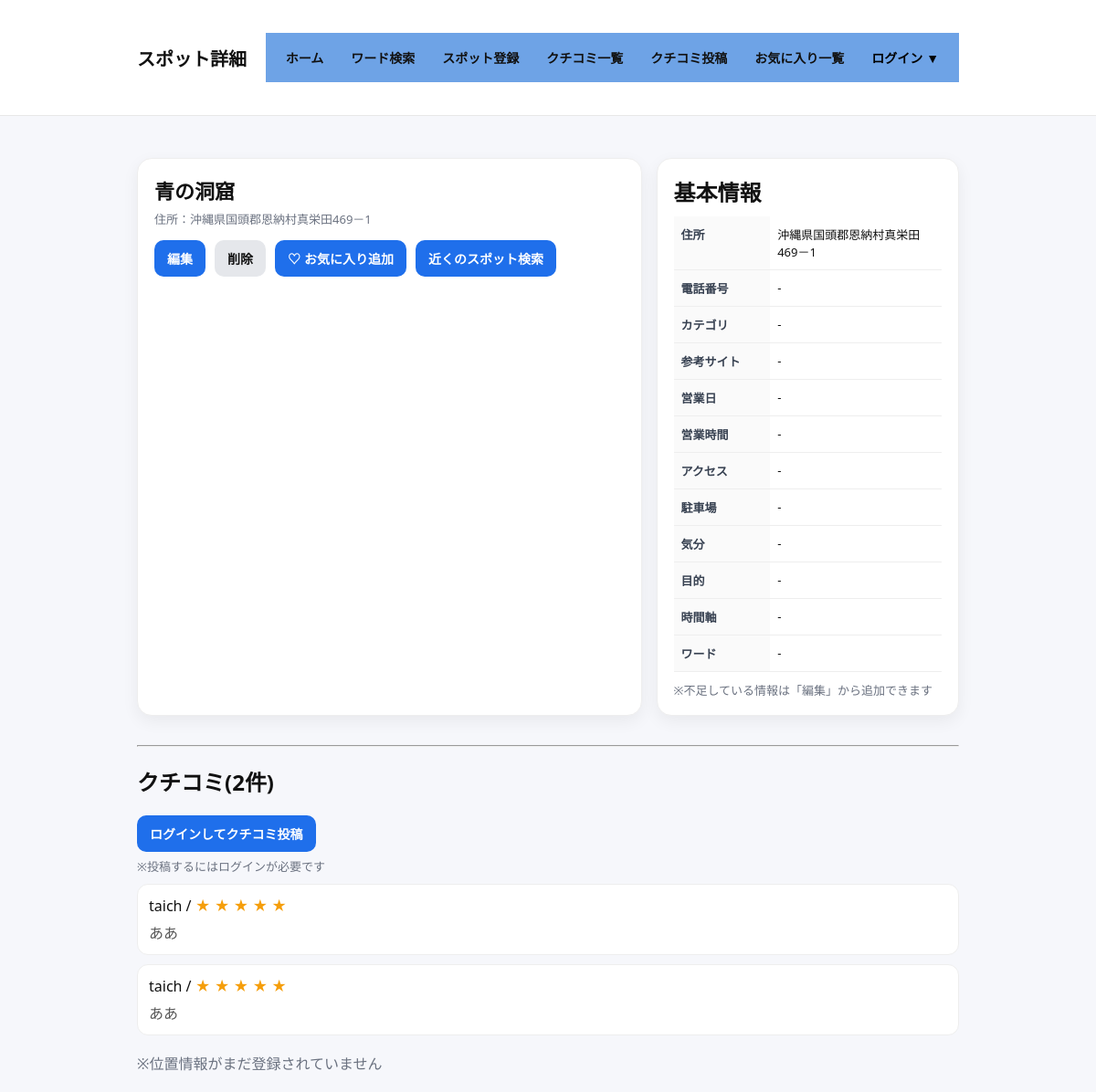
Page /spots/2/ on the earlier database version.
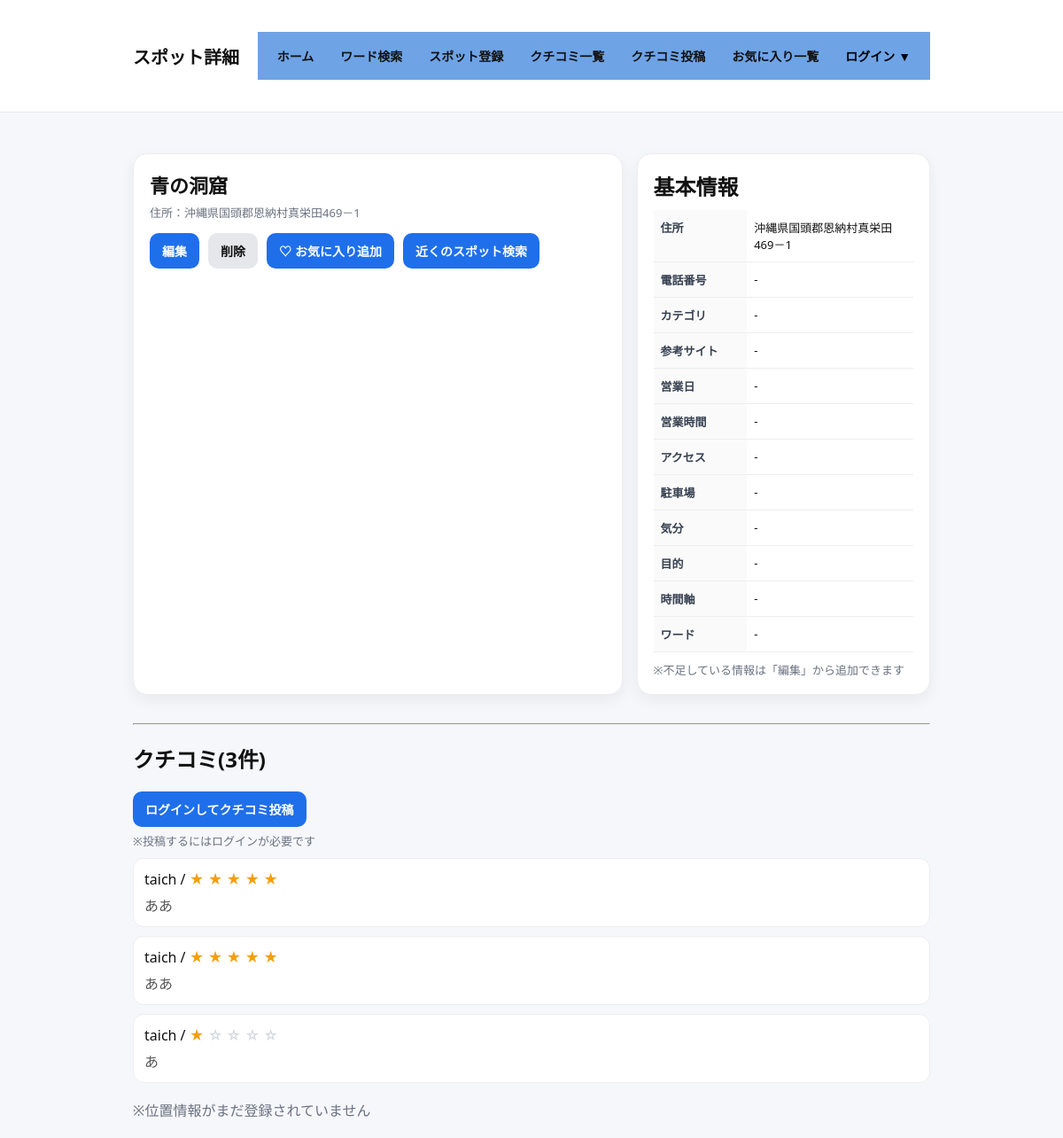
Same page on the later database version.
### spots/models.py (models this page shows, shortened)
class Review(models.Model):
    spot = models.ForeignKey(Spot, on_delete=models.CASCADE, related_name="reviews")
    user = models.ForeignKey(settings.AUTH_USER_MODEL, on_delete=models.CASCADE)
    rating = models.PositiveSmallIntegerField(default=5)
    comment = models.TextField()
    created_at = models.DateTimeField(auto_now_add=True)
    class Meta:
        ordering = ["-created_at"]

### spots/views.py (the view, shortened to what this page needs)
# urls.py: path("<int:pk>/", views.spot_detail, name="spot_detail"),
def spot_detail(request, pk):
    spot = get_object_or_404(Spot, pk=pk)
    is_favorited = False
    if request.user.is_authenticated:
        is_favorited = Favorite.objects.filter(user=request.user, spot=spot).exists()
    reviews_all = spot.reviews.all()
    reviews = (
        spot.reviews.select_related("user")
        .order_by("-rating", "-created_at")[:3]
    )
    reviews_count = reviews_all.count()
    avg_rating = reviews.aggregate(avg=Avg("rating"))["avg"]
    bbox = None
    return render(
        request,
        "spots/spot_detail.html",
        {
            "spot": spot,
            "is_favorited": is_favorited,
            "reviews": reviews,
            "reviews_count": reviews_count,
            "avg_rating": avg_rating,
            "bbox": bbox,  # ✅ 追加
        },
    )

### spots/templates/spots/spot_detail.html (shortened to what the changed rows need)
{% extends "base.html" %}
{% block content %}
<div class="detail-wrap">
  <div class="detail-layout">
    <div class="card">
      <h1>{{ spot.name }}</h1>
    </div>
    <div class="card">
      <h2 style="margin:0 0 10px;">基本情報</h2>
      {% with day_map="mon:月曜,tue:火曜,wed:水曜,thu:木曜,fri:金曜,sat:土曜,sun:日曜,holiday:年中無休,irregular:不定休"|cut:" " %}
      <table class="info-table">
        <tr><th>住所</th><td>{{ spot.address|default:"-" }}</td></tr>
        <tr><th>電話番号</th><td>{{ spot.phone|default:"-" }}</td></tr>
        <tr><th>カテゴリ</th><td>{{ spot.category|default:"-" }}</td></tr>
        <tr>
          <th>参考サイト</th>
        </tr>
        <tr>
          <th>営業日</th>
        </tr>
        <tr>
          <th>営業時間</th>
        </tr>
        <tr><th>アクセス</th><td>{{ spot.access|default:"-" }}</td></tr>
        <tr>
          <th>駐車場</th>
        </tr>
        <tr><th>気分</th><td>{{ spot.mood|default:"-" }}</td></tr>
        <tr><th>目的</th><td>{{ spot.purpose|default:"-" }}</td></tr>
        <tr><th>時間軸</th><td>{{ spot.time_axis|default:"-" }}</td></tr>
        <tr><th>ワード</th><td>{{ spot.language|default:"-" }}</td></tr>
      </table>
      {% endwith %}
    </div>
  </div>
  <hr style="margin:20px 0;">
  <h2>クチコミ({{ reviews_count }}件)</h2>
  {% if user.is_authenticated %}
    <a class="btn" href="{% url 'spots:review_create' spot.pk %}">＋クチコミ投稿</a>
  {% else %}
    <a class="btn" href="{% url 'accounts:login' %}?next={% url 'spots:spot_detail' spot.pk %}">
      ログインしてクチコミ投稿
    </a>
    <div class="muted" style="margin-top:6px;">※投稿するにはログインが必要です</div>
  {% endif %}
  {% if reviews %}
    {% for r in reviews %}
      <div style="background:#fff; padding:12px; border-radius:12px; margin-top:10px; border:1px solid #eee;">
        <div>
          {{ r.user }} /
          {% for i in "12345" %}
            {% if forloop.counter <= r.rating %}
              <span style="color:#f59e0b;">★</span>
            {% else %}
              <span style="color:#d1d5db;">☆</span>
            {% endif %}
          {% endfor %}
        </div>
        <div style="color:#555; margin-top:6px;">{{ r.comment }}</div>
      </div>
    {% endfor %}
  {% endif %}
 {% if spot.latitude and spot.longitude and bbox %}
  <div style="margin-top:18px;">
    <h3 style="margin:0 0 10px;">地図</h3>
    <iframe
      width="100%"
      height="280"
      style="border:0; border-radius:12px;"
      loading="lazy"
      src="https://www.openstreetmap.org/export/embed.html?bbox={{ bbox.left }},{{ bbox.bottom }},{{ bbox.right }},{{ bbox.top }}&layer=mapnik&marker={{ spot.latitude }},{{ spot.longitude }}">
    </iframe>
    <div style="margin-top:8px;">
      <a class="btn btn-sub"
         target="_blank"
         rel="noopener"
         href="https://www.openstreetmap.org/?mlat={{ spot.latitude }}&mlon={{ spot.longitude }}#map=16/{{ spot.latitude }}/{{ spot.longitude }}">
        大きい地図で見る
      </a>
    </div>
  </div>
{% else %}
  <div style="margin-top:18px; color:#6b7280;">
    ※位置情報がまだ登録されていません
  </div>
{% endif %}
</div>
{% endblock %}

Differences in the rows shown:
added Review: user "taich", rating 1 (drawn), comment "あ"
Other differences:
{{ reviews_count }}: "2" → "3"
